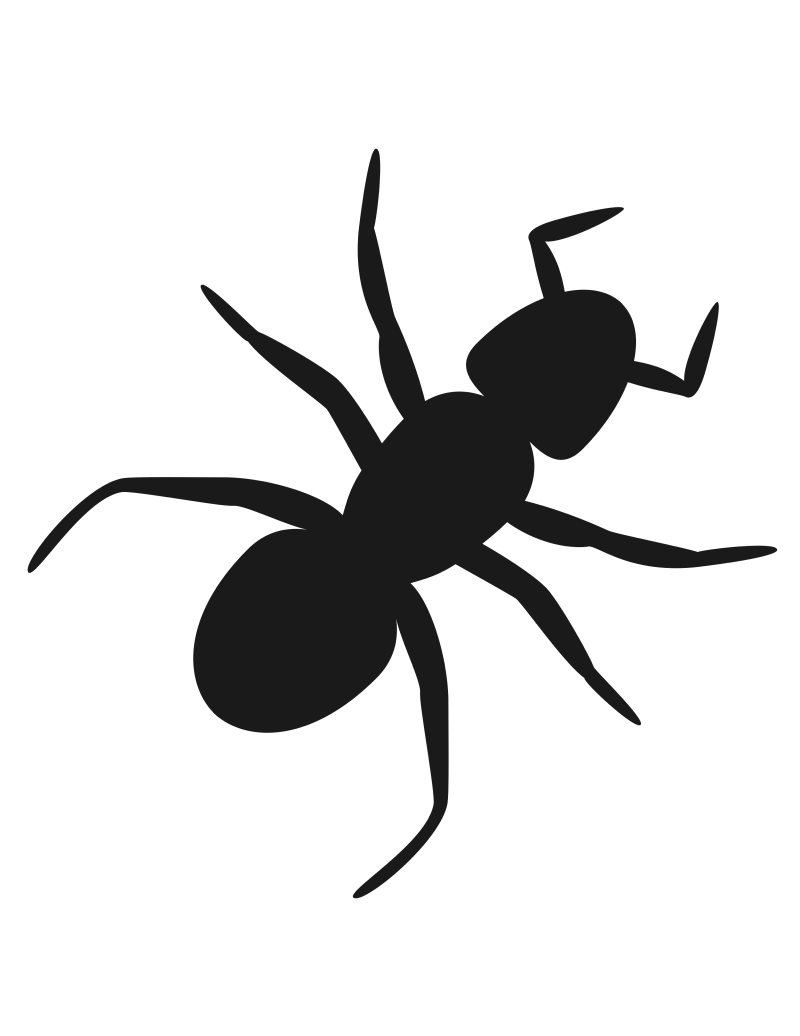
#> input picture animations/assets/leo_the_ant.png, 2400 x 3106 px (shown at 1/3 size)
$ python leo_eulerian_cycle.py
#> lines starting #> are read from the running program, lines starting #| are printed output that depends on the picture; after the words box and inside, x2 and y2 are one past the last pixel; in counts of white or black regions, pixels touching at a corner belong together
"""Animated Eulerian cycle construction ("Leo the ant") in the Rosalind style.

Reproduces the Chapter 3 ant sequence (Master Figures.pptx slides 49-54) as a
looping GIF. The graph geometry and edge list are lifted from the source deck,
not hand-typed by eye, and the three-act walk is asserted for correctness
before any frame is drawn.

Act 1 (green): Leo starts at a random node, walks until he gets stuck, and
               discovers he can only get stuck where he started.
Act 2 (blue):  He restarts from a node on the cycle that still has an unused
               edge, re-walks the cycle, then keeps going. Stuck again.
Act 3 (red):   Same move once more, and this time every edge gets used.

Run:  python3 example_eulerian_ant.py OUTPUT.gif
"""

import math
import os
import sys
import tempfile

import matplotlib
matplotlib.use("Agg")
import matplotlib.font_manager as font_manager
import matplotlib.patches as patches
import matplotlib.pyplot as plt
import numpy as np
from matplotlib.path import Path as MplPath
from PIL import Image

from make_gif import assemble_transparent_gif

BLUE = "#176FC1"
GREEN = "#149B52"
RED = "#ED1C24"
EDGE_GRAY = "#404040"
NODE_GRAY = "#D4D4D4"
SHADOW = "#B7B7B7"
TEXT_DARK = "#262626"

OPTIMA = font_manager.FontProperties(family="Optima")
OPTIMA_ITALIC = font_manager.FontProperties(family="Optima", style="italic")

# Node centers measured from Master Figures.pptx slide 49 (inches from the
# top-left of a 10 x 7.5 slide), then recentered and scaled up for the GIF.
DECK_NODES = {
    "A": (6.53, 3.59),
    "B": (6.37, 4.62),
    "C": (8.04, 4.40),
    "D": (5.28, 4.81),
    "E": (8.04, 5.90),
    "F": (9.16, 5.28),
    "G": (6.17, 6.35),
}

# Edge list recovered from the deck's connectors (endpoint proximity plus
# flipH/flipV plus which end carries the arrowhead). One curved freeform.
EDGES = [
    ("A", "C"),
    ("A", "B"),
    ("B", "C"),
    ("C", "E"),
    ("C", "A"),
    ("D", "A"),
    ("D", "G"),
    ("E", "D"),
    ("E", "F"),
    ("F", "D"),
    ("G", "E"),
]
CURVED_EDGE = ("C", "A")
CURVE_BOW = 0.30

GRAPH_SCALE = 1.62
GRAPH_CENTER = (5.0, 3.15)
NODE_RADIUS = 0.20 * GRAPH_SCALE
EDGE_GAP = 0.065 * GRAPH_SCALE
ANT_EXTENT = 0.86
ANT_NATIVE_HEADING = 44.0

CAPTION_Y = 6.92
COUNTER_Y = 6.40

# Number placement is solved rather than hand-tuned: the middle of this graph
# has four edges crossing, and eyeballed offsets kept colliding.
NUMBER_FRACTIONS = [0.5, 0.38, 0.62, 0.28, 0.72]
NUMBER_SIDES = [-1.0, 1.0]
NUMBER_OFFSETS = [0.30, 0.40, 0.50]
OWN_EDGE_MAX = 0.58
OTHER_EDGE_CLEARANCE = 0.19
LABEL_CLEARANCE = 0.44
NODE_CLEARANCE = 0.15

ACT_COLORS = {1: GREEN, 2: BLUE, 3: RED}

ACT_ONE_START = "G"
ACT_TWO_START = "E"
ACT_THREE_START = "C"

ACT_ONE_WALK = [("G", "E"), ("E", "F"), ("F", "D"), ("D", "G")]
ACT_TWO_WALK = [
    ("E", "F"), ("F", "D"), ("D", "G"), ("G", "E"),
    ("E", "D"), ("D", "A"), ("A", "C"), ("C", "E"),
]
ACT_THREE_WALK = [
    ("C", "E"), ("E", "F"), ("F", "D"), ("D", "G"),
    ("G", "E"), ("E", "D"), ("D", "A"), ("A", "C"),
    ("C", "A"), ("A", "B"), ("B", "C"),
]

FRAMES_NEW_EDGE = 11
FRAMES_REWALK = 6

# Pacing. A caption's time on screen is driven by how long it takes to read,
# never by how many frames its animation happens to need: a sentence that
# appears for one frame is invisible no matter how pretty the frame is.
# GIF delays are stored in centiseconds, so keep every duration a multiple
# of 10 or the real playback drifts shorter than the number reported here.
MOTION_MS = 110
READING_BASE_MS = 500
READING_PER_CHAR_MS = 42
READING_MIN_MS = 1500
READING_MAX_MS = 3200
REPEAT_CAPTION_FACTOR = 0.6
RENDER_DPI = 120
OUTPUT_WIDTH = 1200
OUTPUT_HEIGHT = 900

NODE_ARRIVAL_MS = 300
REWALK_ARRIVAL_MS = 130
FINAL_HOLD_MS = 4200


def node_positions() -> "dict[str, tuple[float, float]]":
    """Deck coordinates flipped to y-up, recentered, and scaled."""
    xs = []
    ys = []
    for name in DECK_NODES:
        xs.append(DECK_NODES[name][0])
        ys.append(7.5 - DECK_NODES[name][1])
    deck_center_x = (min(xs) + max(xs)) / 2
    deck_center_y = (min(ys) + max(ys)) / 2
    positions = {}
    for name in DECK_NODES:
        deck_x = DECK_NODES[name][0]
        deck_y = 7.5 - DECK_NODES[name][1]
        x = GRAPH_CENTER[0] + (deck_x - deck_center_x) * GRAPH_SCALE
        y = GRAPH_CENTER[1] + (deck_y - deck_center_y) * GRAPH_SCALE
        positions[name] = (x, y)
    return positions


NODES = node_positions()


def edge_polyline(edge: "tuple[str, str]") -> "np.ndarray":
    """Dense polyline for an edge, from node center to node center."""
    a = np.array(NODES[edge[0]], dtype=float)
    b = np.array(NODES[edge[1]], dtype=float)
    ts = np.linspace(0.0, 1.0, 400).reshape(-1, 1)
    if edge != CURVED_EDGE:
        return a + (b - a) * ts
    delta = b - a
    length = float(np.hypot(delta[0], delta[1]))
    perp = np.array([delta[1], -delta[0]]) / length
    control = (a + b) / 2 + perp * (CURVE_BOW * length)
    return (1 - ts) ** 2 * a + 2 * (1 - ts) * ts * control + ts ** 2 * b


def trim_polyline(points: "np.ndarray") -> "np.ndarray":
    """Drop the ends that fall inside a node plus its edge gap."""
    clearance = NODE_RADIUS + EDGE_GAP
    start = points[0]
    end = points[-1]
    from_start = np.hypot(points[:, 0] - start[0], points[:, 1] - start[1])
    from_end = np.hypot(points[:, 0] - end[0], points[:, 1] - end[1])
    keep = np.logical_and(from_start >= clearance, from_end >= clearance)
    indices = np.nonzero(keep)[0]
    if len(indices) < 2:
        return points[[0, -1]]
    return points[indices[0]:indices[-1] + 1]


def build_edge_paths() -> "dict[tuple[str, str], np.ndarray]":
    """Trimmed drawing/travel polyline for every edge."""
    paths = {}
    for edge in EDGES:
        paths[edge] = trim_polyline(edge_polyline(edge))
    return paths


EDGE_PATHS = build_edge_paths()


def point_along(edge: "tuple[str, str]", fraction: float) -> "tuple[float, float, float]":
    """Position and heading (degrees, y-up) at a fraction of an edge's length."""
    points = EDGE_PATHS[edge]
    deltas = np.diff(points, axis=0)
    lengths = np.hypot(deltas[:, 0], deltas[:, 1])
    cumulative = np.concatenate([[0.0], np.cumsum(lengths)])
    target = cumulative[-1] * min(max(fraction, 0.0), 1.0)
    index = int(np.searchsorted(cumulative, target))
    if index >= len(points) - 1:
        index = len(points) - 2
    span = cumulative[index + 1] - cumulative[index]
    if span <= 0:
        local = 0.0
    else:
        local = (target - cumulative[index]) / span
    x = points[index][0] + (points[index + 1][0] - points[index][0]) * local
    y = points[index][1] + (points[index + 1][1] - points[index][1]) * local
    heading = math.degrees(math.atan2(deltas[index][1], deltas[index][0]))
    return (x, y, heading)


def distance_to_edge(point: "tuple[float, float]", edge: "tuple[str, str]") -> float:
    """Shortest distance from a point to an edge's drawn polyline."""
    points = EDGE_PATHS[edge]
    return float(np.min(np.hypot(points[:, 0] - point[0], points[:, 1] - point[1])))


def candidate_score(point: "tuple[float, float]", edge: "tuple[str, str]",
                    placed: dict) -> float:
    """How much room a candidate number position has. Higher is better."""
    own = distance_to_edge(point, edge)
    if own > OWN_EDGE_MAX:
        return -1.0
    worst = own
    for other in EDGES:
        if other == edge:
            continue
        gap = distance_to_edge(point, other)
        if gap < worst:
            worst = gap
    for name in NODES:
        gap = math.hypot(point[0] - NODES[name][0], point[1] - NODES[name][1])
        gap = gap - NODE_RADIUS
        if gap < worst:
            worst = gap
    for other_edge in placed:
        spot = placed[other_edge]
        gap = math.hypot(point[0] - spot[0], point[1] - spot[1]) / 2.4
        if gap < worst:
            worst = gap
    return worst


def place_numbers() -> "dict[tuple[str, str], tuple[float, float]]":
    """Pick a position for every edge number, greedily maximizing clearance."""
    placed = {}
    for edge in EDGES:
        best_point = (0.0, 0.0)
        best_score = -2.0
        for fraction in NUMBER_FRACTIONS:
            anchor = point_along(edge, fraction)
            heading = math.radians(anchor[2])
            for side in NUMBER_SIDES:
                perp_x = -math.sin(heading) * side
                perp_y = math.cos(heading) * side
                for offset in NUMBER_OFFSETS:
                    point = (anchor[0] + perp_x * offset, anchor[1] + perp_y * offset)
                    score = candidate_score(point, edge, placed)
                    if score > best_score:
                        best_score = score
                        best_point = point
        placed[edge] = best_point
    return placed


NUMBER_POSITIONS = place_numbers()


# [140 lines left out: functions verify_numbers, verify_graph, not called in this run]


def load_ant() -> "Image.Image":
    """Ant glyph from the deck, white made transparent, padded to a square."""
    here = os.path.dirname(os.path.abspath(__file__))
    ant_path = os.path.join(here, "assets", "leo_the_ant.png")
    ant = Image.open(ant_path).convert("RGBA")
#> ant is the input picture: PIL image 2400x3106 RGBA; mean R, G, B, A 3.8, 3.8, 3.8, 36.8
    pixels = np.array(ant)
    brightness = pixels[:, :, 0:3].mean(axis=2)
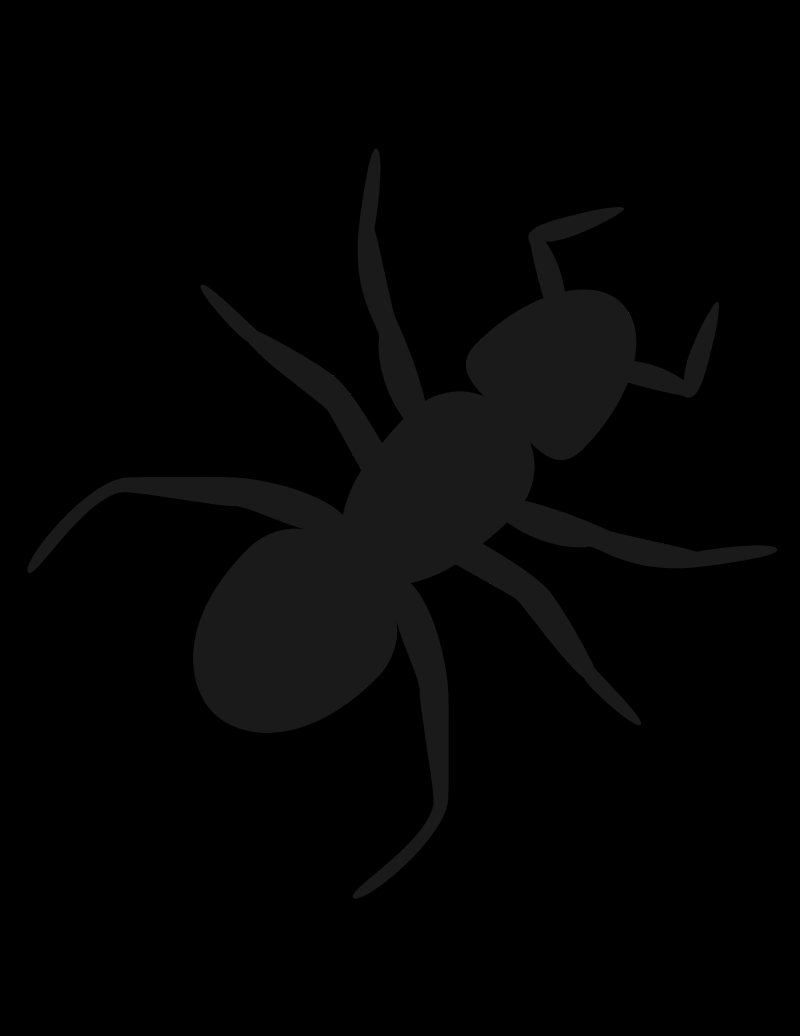
#> brightness: shape (3106, 2400) float64 (shown at 1/3 size); min 0, max 255, mean 3.8
    # Background is either near-white or already transparent; the ant is the dark
    # ink that survives both tests.
    is_background = np.logical_or(brightness > 200, pixels[:, :, 3] < 20)
#> is_background: shape (3106, 2400) bool; 85.4% white; 1 black region, box (x1, y1, x2, y2) and area: (82, 446, 2332, 2696) 1085290
    pixels[:, :, 3] = np.where(is_background, 0, 255).astype(np.uint8)
    pixels[:, :, 0] = 38
    pixels[:, :, 1] = 38
    pixels[:, :, 2] = 38
    ant = Image.fromarray(pixels)
    columns = np.nonzero(pixels[:, :, 3].sum(axis=0))[0]
#> columns = 2250 values from 82 to 2331
    rows = np.nonzero(pixels[:, :, 3].sum(axis=1))[0]
#> rows = 2250 values from 446 to 2695
    ant = ant.crop((int(columns[0]), int(rows[0]), int(columns[-1]) + 1, int(rows[-1]) + 1))
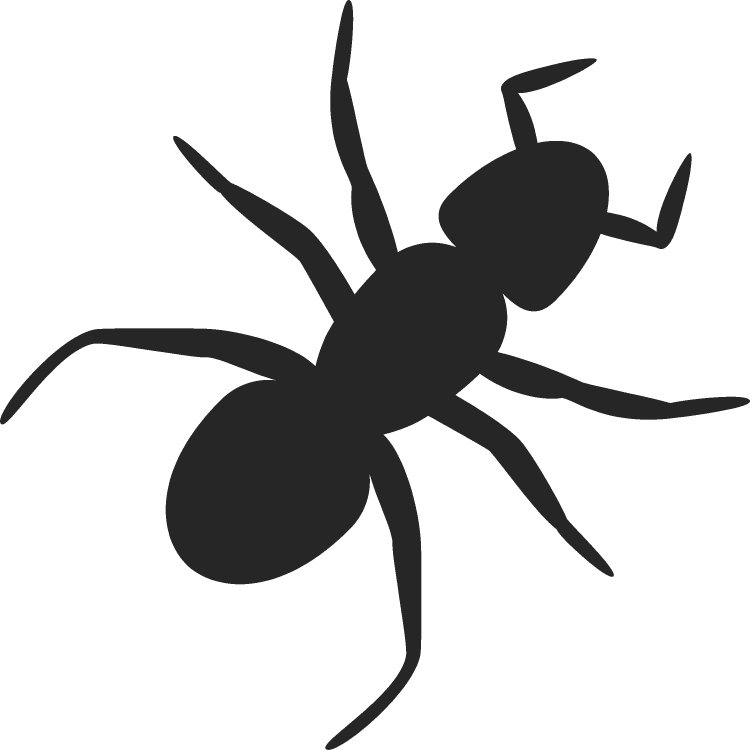
#> ant: PIL image 2250x2250 RGBA (shown at 1/3 size); mean R, G, B, A 38, 38, 38, 54.7; transparent parts drawn white
    side = int(math.hypot(ant.width, ant.height)) + 2
#> side = 3183
    square = Image.new("RGBA", (side, side), (255, 255, 255, 0))
    square.paste(ant, ((side - ant.width) // 2, (side - ant.height) // 2), ant)
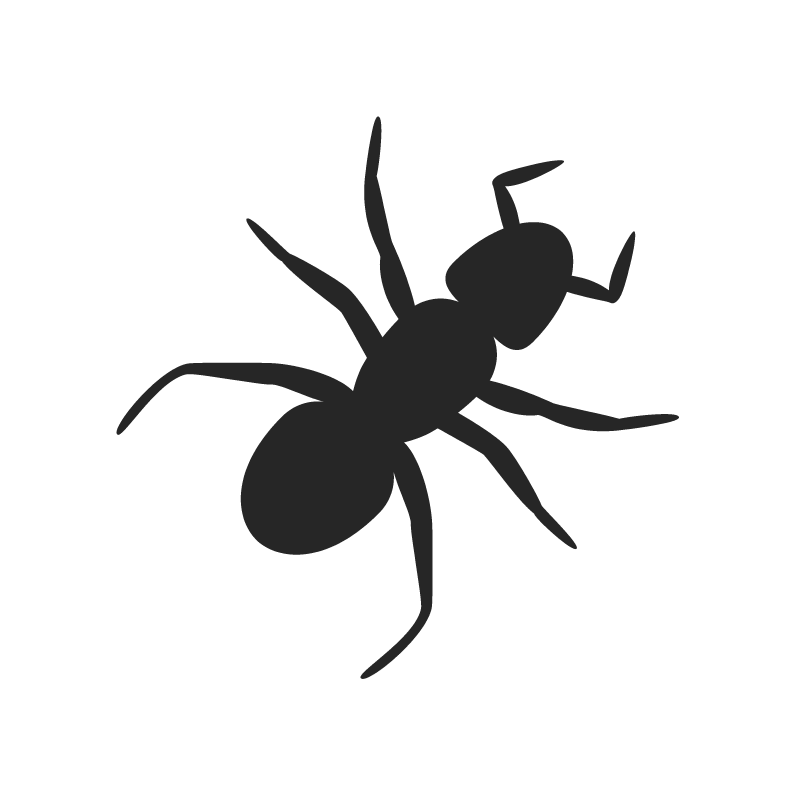
#> square: PIL image 3183x3183 RGBA (shown at 1/4 size); mean R, G, B, A 231.8, 231.8, 231.8, 27.3; transparent parts drawn white
    return square.resize((260, 260), Image.LANCZOS)
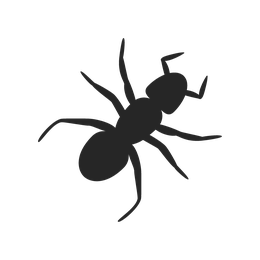
#> returned value: PIL image 260x260 RGBA; mean R, G, B, A 5, 5, 5, 27.3; transparent parts drawn white


ANT_IMAGE = load_ant()


# [90 lines left out: functions draw_node, lighten, draw_edge, draw_ant, draw_frame, not called in this run]


def ease_step(fraction: float) -> float:
    """Gentle start and stop for a single edge crossing."""
    return 0.5 * (1 - math.cos(math.pi * min(max(fraction, 0.0), 1.0)))


# [138 lines left out: functions reading_duration, make_spec, build_frame_specs, resting_heading, block_caption, closing_caption, not called in this run]


def main() -> None:
    if len(sys.argv) < 2:
        print("usage: example_eulerian_ant.py OUTPUT.gif")
        return

    print("Structural checks:")
    for line in verify_graph():
        print("  ok: " + line)
    for line in verify_numbers():
        print("  ok: " + line)

    specs = build_frame_specs()
    durations = []
    for spec in specs:
        durations.append(spec["duration_ms"])
    print("Rendering %d frames at %dx%d, %.1f s of playback..."
          % (len(specs), OUTPUT_WIDTH, OUTPUT_HEIGHT, sum(durations) / 1000.0))
    directory = tempfile.mkdtemp(prefix="leo_frames_")
    frame_paths = []
    index = 0
    while index < len(specs):
        path = os.path.join(directory, "frame_%04d.png" % index)
        draw_frame(specs[index], path)
        frame_paths.append(path)
        index = index + 1

    assemble_transparent_gif(frame_paths, sys.argv[1], width=OUTPUT_WIDTH,
                             height=OUTPUT_HEIGHT, frame_durations=durations,
                             matte="#FFFFFF", colours=160)
    print("Saved " + sys.argv[1])
    print("Frames kept in " + directory)


if __name__ == "__main__":
    main()
